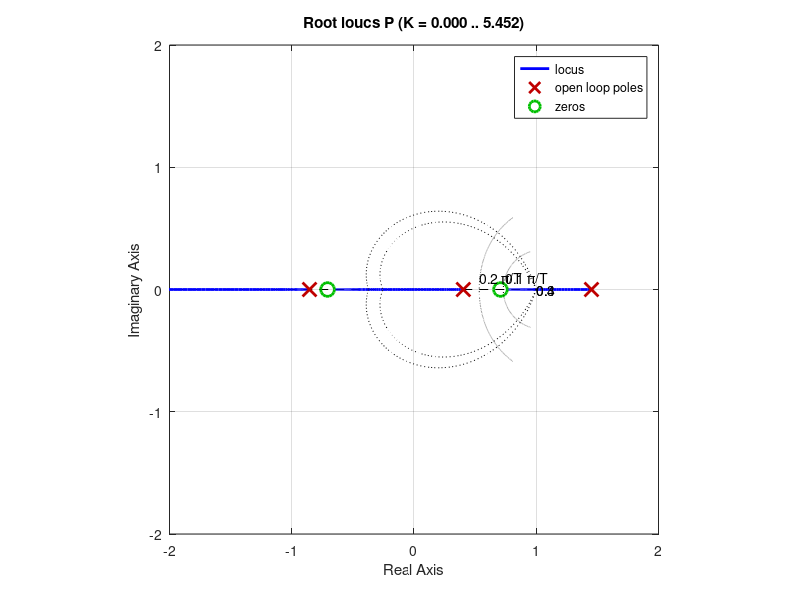
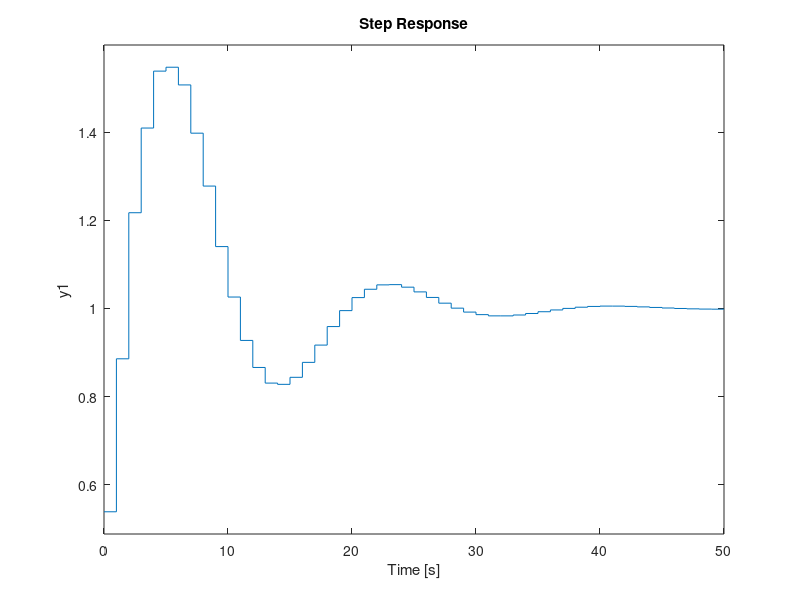
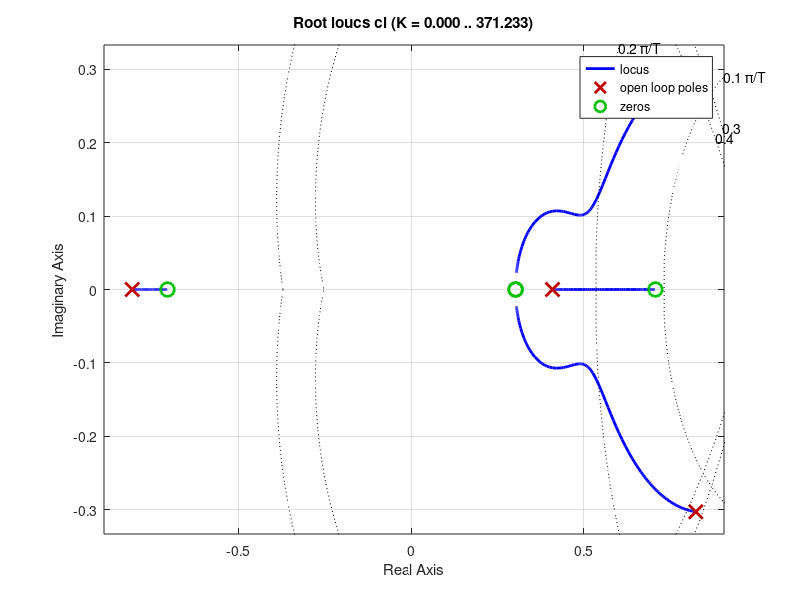

Write MATLAB code to recreate these figures, in order.
%ELE504 Dijital Kontrol - 2022-2023/II Final Ödevi Doruk Bilgi 221211041
close all;
clear all;
clc;
%SORU4
%SORU4-a)
%Şartlar;
%1) Kapalı çevrim sisteminin sönüm oranı (𝜁) 0.3 ile 0.4 arasında olmalı. 
%2) Kapalı çevrim sisteminin doğal frekansı (𝜔𝑛) 0.1𝜋𝑇 ile 0.2𝜋𝑇 arasında olmalı.
T=1;%Örnekleme periyodu T=1 alınmıştır.
z=tf('z',T);%Ayrık zaman z-dönüşümü transfer fonksiyonu için "z" değişkeninin tanımlanması.
P=(z^2-0.5)/(z^3-1*z^2-1*z+0.5);%Üçüncü derece kararsız sistem P(z) transfer fonksiyonu.
%order(P);
rlocus(P);%P sistemi kök yer eğrisi.
zgrid([0.3 0.4],[(0.1*pi)/T (0.2*pi)/T]);
axis equal;
xlim([-2 2]);
ylim([-2 2]);
%P(z) sisteminin birim çemberin dışında kutbu var. Hiçbir Kp kazanç bloğu
%(P-kontrolcü) değeri ile bu kutbun birim çemmber içerisinde olması
%sağlanamaz.(Sistemin kararlı hale getirilmesi sağlanamaz). 
%Dolayısıyla sistemin bir Kp (P-Kontrolcü) ile verilen şartları sağlaması mümkün değildir.
%P sisteminin kök yer eğrisi incelendiğinde eğrinin hiç bir noktası
%verilen şartları sağlayacak bölge içerisinde olmadığı görülmektedir.
%SORU4-b)
%sisotool(P);
C_PID=(1.168*(z-0.3018)^2)/(z-1);%sisotool ile kök yer eğrisinden istenilen P-kontrolcü seçilmesi.
%pid(C_PID);%PID kontrolcü parametreleri "pid" komutu ile gösterilmiştir.
cl=feedback(P*C_PID,1);%Kapalı çevrim sistemi oluşturulması.
[wn_cl,zeta_cl]=damp(cl);%KÇTF'nin dominant kutupları için verilen şartların sağlandığı "damp"
%fonksiyonu ile gözlemlenmektedir.
figure;
step(cl);%KÇTF birim basamak cevabı.
grid;
figure;
rlocus(cl);%KÇTF kök yer eğrisi.
zgrid([0.3 0.4],[(0.1*pi)/T (0.2*pi)/T]);
